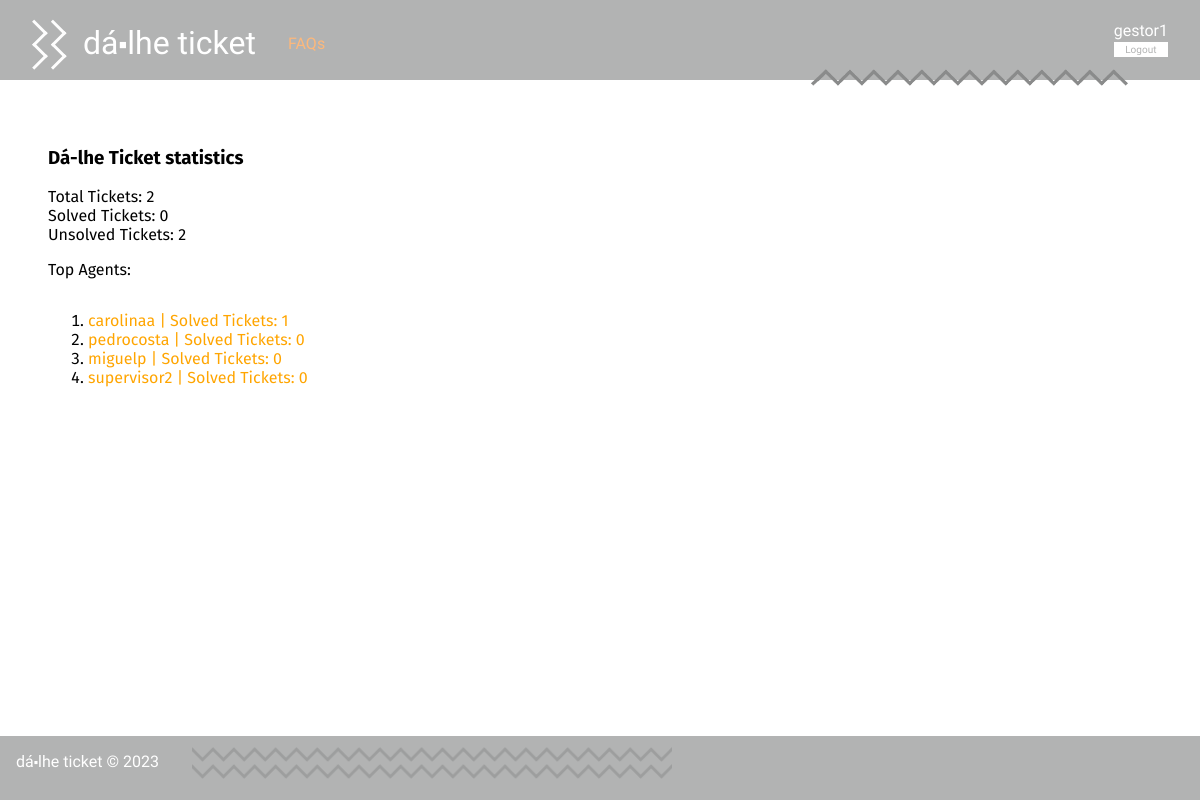
The app's page /project/pages/stats.php (signed in) with its own data.
### tables this page shows
CREATE TABLE User(
   name varchar(60) not null,
   username varchar(20) primary key,
   email varchar(60) not null,
   password varchar(40) not null,
   type varchar(5) not null, /*user, agent, admin*/
   department varchar(20)
, ticket_count integer default 0, closed_tickets integer default 0);

### project/pages/stats.php (called while the page is built, shortened)
<?php
    require_once(__DIR__ . '/../../database/user.class.php');
    require_once(__DIR__ . '/../templates/common.tpl.php');
    require_once(__DIR__ . '/../templates/stats.tpl.php');
    drawGeneralStats();
    drawTopAgents();
?>

### database/ticket.class.php (called while the page is built, shortened)
<?php
class Ticket {
    static public function countUnsolvedTickets(PDO $db) : int {
        $stmt = $db->prepare('SELECT count(*) AS count FROM Ticket WHERE status = "Unsolved"');
        $stmt->execute();
        return intval($stmt->fetchAll()[0]['count']);
    }
    static public function countSolvedTickets(PDO $db) : int {
        $stmt = $db->prepare('SELECT count(*) AS count FROM Ticket WHERE status = "Solved"');
        $stmt->execute();
        return intval($stmt->fetchAll()[0]['count']);
    }
}
?>

### database/user.class.php (called while the page is built, shortened)
<?php
require_once(__DIR__ . '/ticket.class.php');
class User{
  public function __construct(string $name, string $username, string $email, string $type, $department, int $ticket_count, int $closed_tickets){
    $this->username = $username;
    $this->closed_tickets = $closed_tickets;
  }
  static public function getTopAgents(PDO $db) : array {
    $stmt = $db->prepare('SELECT * FROM User WHERE type = "agent" ORDER BY closed_tickets DESC LIMIT 10');
    $stmt->execute();
    $agents = array();
    while ($agent = $stmt->fetch()) {
      $agents[] = new User(
        $agent['name'],
        $agent['username'],
        $agent['email'],
        $agent['type'],
        $agent['department'],
        intval($agent['ticket_count']),
        intval($agent['closed_tickets'])
      );
    }
    return $agents;
  }
}
?>

### project/templates/stats.tpl.php (the view, shortened to what this page needs)
<?php
    require_once(__DIR__ . '/../../database/ticket.class.php');
    require_once(__DIR__ . '/../../database/user.class.php');
    $db = getDatabaseConnection();
    function drawGeneralStats() : void {
        global $db;
        $unsolved = Ticket::countUnsolvedTickets($db);
        $solved = Ticket::countSolvedTickets($db);
        $total = $solved + $unsolved;
?>
<h3>Dá-lhe Ticket statistics</h3>
Total Tickets: <?= $total ?><br>
Solved Tickets: <?= $solved ?><br>
Unsolved Tickets: <?= $unsolved ?><br>
<?php
    }
    function drawTopAgents() : void {
        global $db;
        $agents = User::getTopAgents($db);
?>
    <p> Top Agents: </p>
    <ol>
<?php
    foreach ($agents as $agent) {
?>
    <li>
        <a href="../pages/profile.php?username=<?= $agent->username ?>"><?= $agent->username ?> | Solved Tickets: <?= $agent->closed_tickets ?></a>
    </li>
<?php
    }
?>
    </ol>
<?php
    }
?>

### project/css/style.css (style rules this page uses)
body { font-family: 'Allerta Stencil', sans-serif; margin: 0; padding: 0; display: grid; grid-template-columns: auto; grid-template-rows: 5em auto 4em; grid-template-areas: "header" "main" "footer"; min-height: 100vh; background-color: #b2b3b3; }
a { text-decoration: none; color: orange; }
p { overflow-wrap: break-word; }

### records on screen
user: username "carolinaa", closed_tickets "1"
user: username "pedrocosta", closed_tickets "0"
user: username "miguelp", closed_tickets "0"
user: username "supervisor2", closed_tickets "0"

### other values on screen
$name "dá⬝lhe ticket"
$session->getName() "gestor1"
$total "2"
$solved "0"
$unsolved "2"
